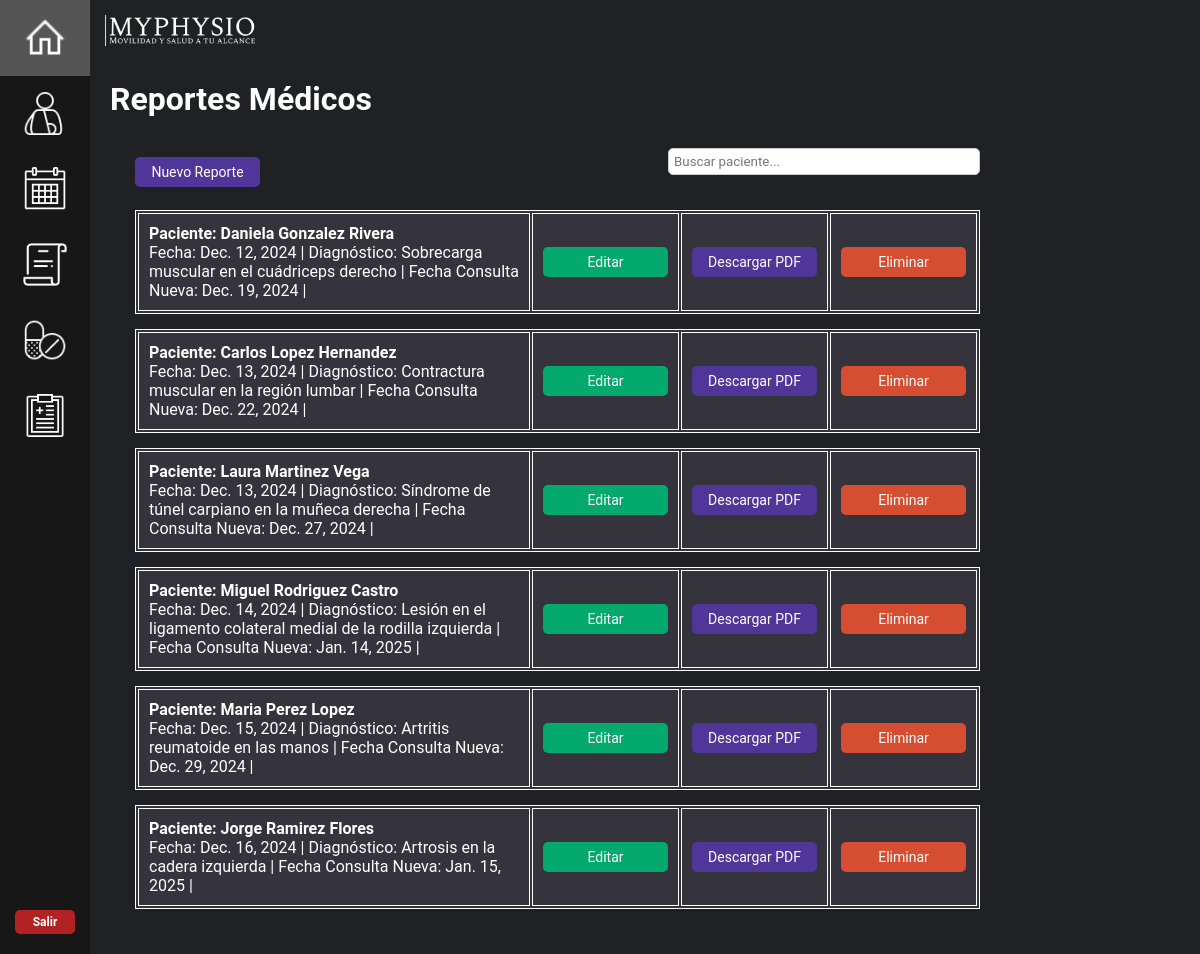
Page /reportemedico/ on the earlier database version.
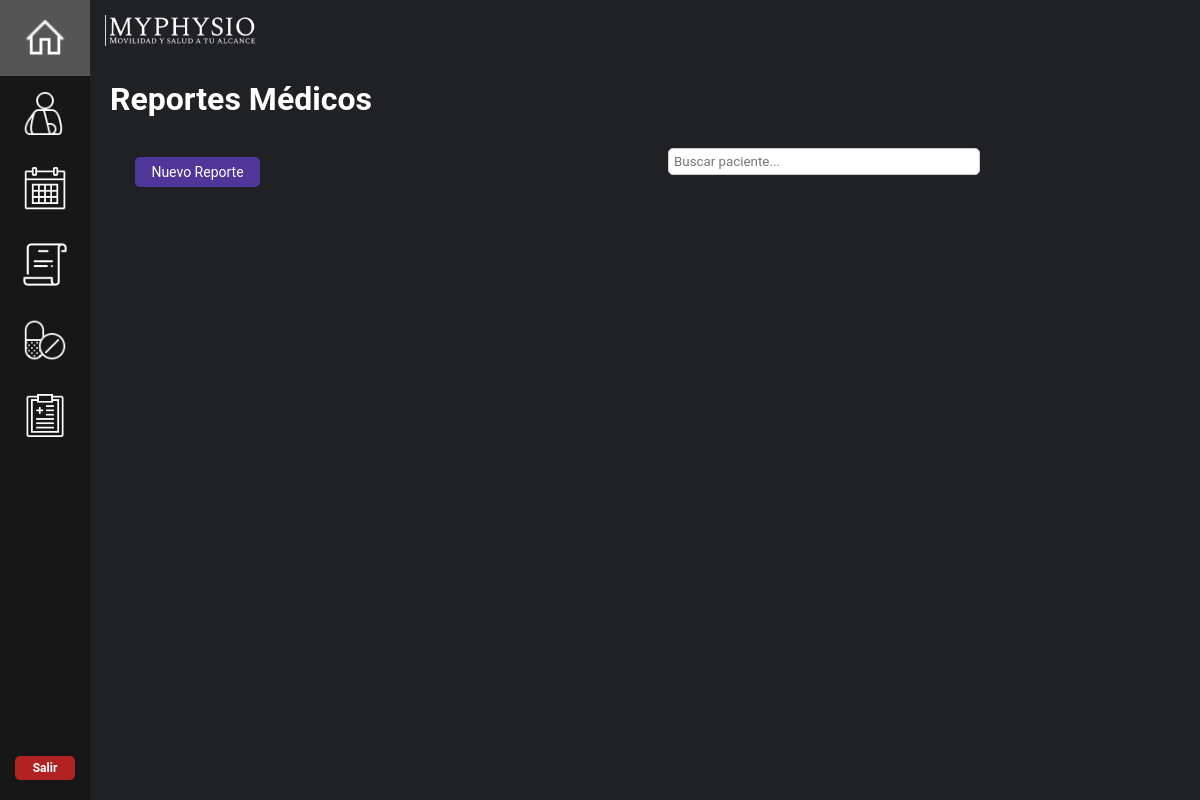
Same page on the later database version.
### mainapp/models.py (models this page shows, shortened)
class Reporte(models.Model):
    paciente = models.ForeignKey(Paciente, on_delete=models.CASCADE, blank=False, null=False)
    diagnostico = models.CharField(max_length=255)
    fecha = models.DateField()
    motivoconsulta = models.TextField(max_length=555)
    descripcion = models.TextField(max_length=555)
    compromisos = models.TextField(max_length=555)
    fechasnconsulta = models.DateField()
    horanconsulta = models.TimeField(null=True, blank=True)  # Nuevo campo para la hora

class Paciente(models.Model):
    nombre = models.CharField(max_length=100)
    apellido_paterno = models.CharField(max_length=100)
    apellido_materno = models.CharField(max_length=100)
    edad = models.IntegerField(blank=True, null=True)
    fecha_nacimiento = models.DateField(blank=True, null=True)
    sexo = models.CharField(max_length=100, blank=True, null=True)
    direccion = models.CharField(max_length=100, blank=True, null=True)
    telefonoP = models.CharField(max_length=10,blank=True, null=True)
    emailP = models.EmailField(blank=True, null=True)
    sintomas = models.CharField(max_length=100, blank=True, null=True)
    frecuencia_dolor = models.CharField(max_length=255, blank=True, null=True)
    act_causante = models.CharField(max_length=100, blank=True, null=True)
    descripcion_dolor = models.CharField(max_length=100, blank=True, null=True)
    intensidad_dolor = models.CharField(max_length=100, blank=True, null=True)
    tratamiento = models.TextField(max_length=255, blank=True, null=True)
    lesiones = models.CharField(max_length=100, blank=True, null=True)
    condicion = models.CharField(max_length=100, blank=True, null=True)
    tratamientos_previos = models.TextField(max_length=255, blank=True, null=True)
    medicacion_actual = models.CharField(max_length=100, blank=True, null=True)
    peso = models.IntegerField(blank=True, null=True)
    altura = models.IntegerField(blank=True, null=True)
    rango_mov = models.IntegerField(blank=True, null=True)
    presion = models.CharField(max_length=100, blank=True, null=True)
    ocupacion = models.CharField(max_length=100, blank=True, null=True)
    act_fisica = models.CharField(max_length=100, blank=True, null=True)
    descanso = models.TextField(max_length=255, blank=True, null=True)
    alimentacion = models.TextField(max_length=255, blank=True, null=True)
    def __str__(self):
        return self.nombre + ' ' + self.apellido_paterno + ' ' + self.apellido_materno

### mainapp/views.py (the view)
# urls.py: path("reportemedico/", views.reportemedico, name="reportemedico"),
def reportemedico(request):
    info_reporte = Reporte.objects.all
    return render(request, "./reportemedico.html", {'all': info_reporte})

### mainapp/templates/reportemedico.html (shortened to what this page needs)
{% extends "dashboard_home.html" %}
{% load static %}
{% block content %}
<h1 style="margin-top: 60px; color: white;">Reportes Médicos</h1>
<div class="container_reporte">
    <div style="display: flex; justify-content: space-between; align-items: center;">
        <button id="nreport" class="next-button" onclick="nreport()">Nuevo Reporte</button>
        <input
            type="text"
            id="searchInput"
            placeholder="Buscar paciente..."
            style="margin-bottom: 20px; padding: 5px; border-radius: 5px; border: 1px solid #ccc; width: 300px;"
        />
    </div>
    {% for item in all %}
    <div class="info_reportes" data-paciente="{{ item.paciente }}">
        <table>
            <tr>
                <td>
                    <strong>Paciente: {{ item.paciente }}</strong> <br>
                    Fecha: {{ item.fecha }} |
                    Diagnóstico: {{ item.diagnostico }} |
                    Fecha Consulta Nueva: {{ item.fechasnconsulta }} |
                </td>
                <td align="right">
                    <a href="{% url 'update_reporte' item.id %}">
                        <button class="next-button edit-button" type="button">Editar</button>
                    </a>
                </td>
                <td align="right">
                    <a href="{% url 'pdf_reporte' item.id %}">
                        <button class="next-button download-button" type="button">Descargar PDF</button>
                    </a>
                </td>
                <td>
                    <button class="next-button delete-button" type="button" onclick="confirmDelete('{{ item.id }}', '{{item.paciente}}')">Eliminar</button>
                </td>
            </tr>
        </table>
    </div>
    {% endfor %}
</div>
{% endblock %}

Differences in the rows shown:
removed Reporte: paciente "Daniela Gonzalez Rivera", fecha "Dec. 12, 2024", diagnostico "Sobrecarga muscular en el cuádriceps derecho", fechasnconsulta "Dec. 19, 2024"
removed Reporte: paciente "Carlos Lopez Hernandez", fecha "Dec. 13, 2024", diagnostico "Contractura muscular en la región lumbar", fechasnconsulta "Dec. 22, 2024"
removed Reporte: paciente "Laura Martinez Vega", fecha "Dec. 13, 2024", diagnostico "Síndrome de túnel carpiano en la muñeca derecha", fechasnconsulta "Dec. 27, 2024"
removed Reporte: paciente "Miguel Rodriguez Castro", fecha "Dec. 14, 2024", diagnostico "Lesión en el ligamento colateral medial de la rodilla izquierda", fechasnconsulta "Jan. 14, 2025"
removed Reporte: paciente "Maria Perez Lopez", fecha "Dec. 15, 2024", diagnostico "Artritis reumatoide en las manos", fechasnconsulta "Dec. 29, 2024"
removed Reporte: paciente "Jorge Ramirez Flores", fecha "Dec. 16, 2024", diagnostico "Artrosis en la cadera izquierda", fechasnconsulta "Jan. 15, 2025"
